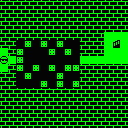

Rendered tile map (Tiled .tmx) drawn with the repository's tilesets; below, a short description and the full map source, tile grids included:
An orthogonal 16x16 tile map with 8x8 px tiles, 1 tile layer (Kachelebene 1).

<map version="1.0" tiledversion="1.0.3" orientation="orthogonal" renderorder="right-down" width="16" height="16" tilewidth="8" tileheight="8" nextobjectid="1">
 <tileset firstgid="1" source="../tiles.tsx" />
 <layer name="Kachelebene 1" width="16" height="16">
  <data encoding="csv">
184,184,184,184,184,184,184,184,184,184,184,184,184,184,184,184,
184,184,184,184,184,184,184,184,184,184,184,184,184,184,184,184,
184,184,184,184,184,184,184,184,184,184,184,184,184,184,184,184,
184,184,184,184,184,184,184,184,184,184,184,184,184,184,184,184,
184,184,184,184,184,184,184,184,184,184,184,184,184,129,129,129,
184,184,145,144,145,144,145,144,145,145,184,184,184,129,180,129,
129,184,144,145,145,145,144,145,144,145,184,184,184,129,129,129,
177,129,144,145,145,145,145,145,145,145,129,129,129,129,129,129,
129,184,144,145,144,145,144,145,144,144,184,184,184,184,184,184,
184,184,145,144,145,145,145,144,145,145,184,184,184,184,184,184,
184,184,145,145,145,144,145,144,145,144,184,184,184,184,184,184,
184,184,184,184,184,184,184,184,184,184,184,184,184,184,184,184,
184,184,184,184,184,184,184,184,184,184,184,184,184,184,184,184,
184,184,184,184,184,184,184,184,184,184,184,184,184,184,184,184,
184,184,184,184,184,184,184,184,184,184,184,184,184,184,184,184,
184,184,184,184,184,184,184,184,184,184,184,184,184,184,184,184
</data>
 </layer>
</map>
